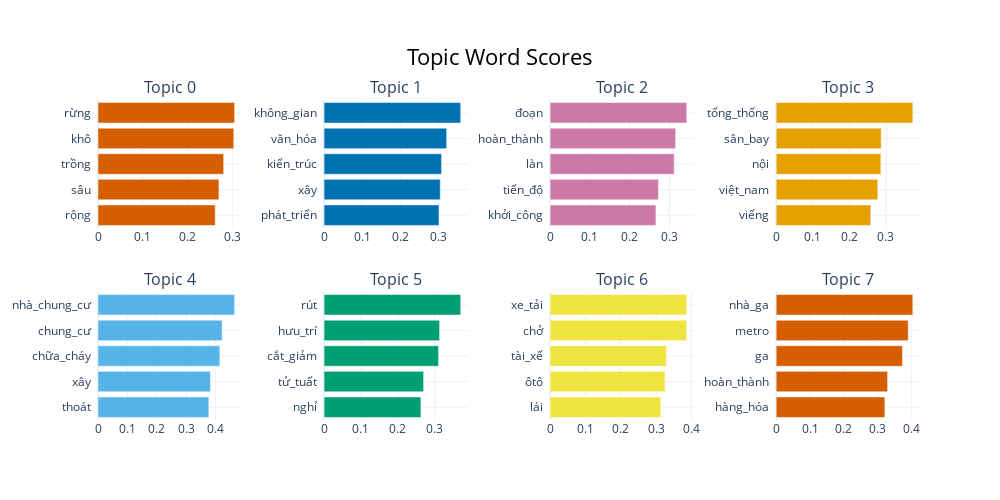

The notebook cell saved with this chart:
### Markdown cell above
### Visualize Terms
- Chúng ta có thể trực quan hóa các từ được chọn cho một số chủ đề bằng cách tạo biểu đồ cột từ điểm c-TF-IDF cho mỗi biểu đồ đại diện chủ đề. Có thể thu thập thông tin từ các điểm c-TF-IDF tương đối giữa các chủ đề và bên trong chúng. Hơn nữa, bạn có thể dễ dàng so sánh các biểu đồ đại diện chủ đề với nhau. Để trực quan hóa cấu trúc này, hãy chạy đoạn mã sau:

### Code cell
topic_model.visualize_barchart()

### Figure 1 — Plotly figure (JSON) as saved in the notebook; plotly's stock layout.template omitted (floating-point values rounded to 4 significant figures)
{"data": [{"marker": {"color": "#D55E00"}, "orientation": "h", "type": "bar", "x": [0.262, 0.2703, 0.2808, 0.3035, 0.3054], "xaxis": "x", "y": ["rộng  ", "sâu  ", "trồng  ", "khô  ", "rừng  "], "yaxis": "y"}, {"marker": {"color": "#0072B2"}, "orientation": "h", "type": "bar", "x": [0.3015, 0.3047, 0.3081, 0.3216, 0.3584], "xaxis": "x2", "y": ["phát_triển  ", "xây  ", "kiến_trúc  ", "văn_hóa  ", "không_gian  "], "yaxis": "y2"}, {"marker": {"color": "#CC79A7"}, "orientation": "h", "type": "bar", "x": [0.2657, 0.2723, 0.3117, 0.3152, 0.3432], "xaxis": "x3", "y": ["khởi_công  ", "tiến_độ  ", "làn  ", "hoàn_thành  ", "đoạn  "], "yaxis": "y3"}, {"marker": {"color": "#E69F00"}, "orientation": "h", "type": "bar", "x": [0.2586, 0.2778, 0.286, 0.2869, 0.3734], "xaxis": "x4", "y": ["viếng  ", "việt_nam  ", "nội  ", "sân_bay  ", "tổng_thống  "], "yaxis": "y4"}, {"marker": {"color": "#56B4E9"}, "orientation": "h", "type": "bar", "x": [0.3765, 0.3824, 0.4141, 0.4217, 0.4643], "xaxis": "x5", "y": ["thoát  ", "xây  ", "chữa_cháy  ", "chung_cư  ", "nhà_chung_cư  "], "yaxis": "y5"}, {"marker": {"color": "#009E73"}, "orientation": "h", "type": "bar", "x": [0.2626, 0.2699, 0.3106, 0.3133, 0.3705], "xaxis": "x6", "y": ["nghỉ  ", "tử_tuất  ", "cắt_giảm  ", "hưu_trí  ", "rút  "], "yaxis": "y6"}, {"marker": {"color": "#F0E442"}, "orientation": "h", "type": "bar", "x": [0.3133, 0.3252, 0.3295, 0.3867, 0.3868], "xaxis": "x7", "y": ["lái  ", "ôtô  ", "tài_xế  ", "chở  ", "xe_tải  "], "yaxis": "y7"}, {"marker": {"color": "#D55E00"}, "orientation": "h", "type": "bar", "x": [0.3208, 0.3288, 0.3726, 0.3896, 0.4032], "xaxis": "x8", "y": ["hàng_hóa  ", "hoàn_thành  ", "ga  ", "metro  ", "nhà_ga  "], "yaxis": "y8"}], "layout": {"annotations": [{"font": {"size": 16}, "showarrow": false, "text": "Topic 0", "x": 0.0875, "xanchor": "center", "xref": "paper", "y": 1, "yanchor": "bottom", "yref": "paper"}, {"font": {"size": 16}, "showarrow": false, "text": "Topic 1", "x": 0.3625, "xanchor": "center", "xref": "paper", "y": 1, "yanchor": "bottom", "yref": "paper"}, {"font": {"size": 16}, "showarrow": false, "text": "Topic 2", "x": 0.6375, "xanchor": "center", "xref": "paper", "y": 1, "yanchor": "bottom", "yref": "paper"}, {"font": {"size": 16}, "showarrow": false, "text": "Topic 3", "x": 0.9125, "xanchor": "center", "xref": "paper", "y": 1, "yanchor": "bottom", "yref": "paper"}, {"font": {"size": 16}, "showarrow": false, "text": "Topic 4", "x": 0.0875, "xanchor": "center", "xref": "paper", "y": 0.4, "yanchor": "bottom", "yref": "paper"}, {"font": {"size": 16}, "showarrow": false, "text": "Topic 5", "x": 0.3625, "xanchor": "center", "xref": "paper", "y": 0.4, "yanchor": "bottom", "yref": "paper"}, {"font": {"size": 16}, "showarrow": false, "text": "Topic 6", "x": 0.6375, "xanchor": "center", "xref": "paper", "y": 0.4, "yanchor": "bottom", "yref": "paper"}, {"font": {"size": 16}, "showarrow": false, "text": "Topic 7", "x": 0.9125, "xanchor": "center", "xref": "paper", "y": 0.4, "yanchor": "bottom", "yref": "paper"}], "height": 500, "hoverlabel": {"bgcolor": "white", "font": {"family": "Rockwell", "size": 16}}, "showlegend": false, "title": {"font": {"color": "Black", "size": 22}, "text": "Topic Word Scores", "x": 0.5, "xanchor": "center", "yanchor": "top"}, "width": 1000, "xaxis": {"anchor": "y", "domain": [0, 0.175], "showgrid": true}, "xaxis2": {"anchor": "y2", "domain": [0.275, 0.45], "showgrid": true}, "xaxis3": {"anchor": "y3", "domain": [0.55, 0.725], "showgrid": true}, "xaxis4": {"anchor": "y4", "domain": [0.825, 1], "showgrid": true}, "xaxis5": {"anchor": "y5", "domain": [0, 0.175], "showgrid": true}, "xaxis6": {"anchor": "y6", "domain": [0.275, 0.45], "showgrid": true}, "xaxis7": {"anchor": "y7", "domain": [0.55, 0.725], "showgrid": true}, "xaxis8": {"anchor": "y8", "domain": [0.825, 1], "showgrid": true}, "yaxis": {"anchor": "x", "domain": [0.6, 1], "showgrid": true}, "yaxis2": {"anchor": "x2", "domain": [0.6, 1], "showgrid": true}, "yaxis3": {"anchor": "x3", "domain": [0.6, 1], "showgrid": true}, "yaxis4": {"anchor": "x4", "domain": [0.6, 1], "showgrid": true}, "yaxis5": {"anchor": "x5", "domain": [0, 0.4], "showgrid": true}, "yaxis6": {"anchor": "x6", "domain": [0, 0.4], "showgrid": true}, "yaxis7": {"anchor": "x7", "domain": [0, 0.4], "showgrid": true}, "yaxis8": {"anchor": "x8", "domain": [0, 0.4], "showgrid": true}}}
